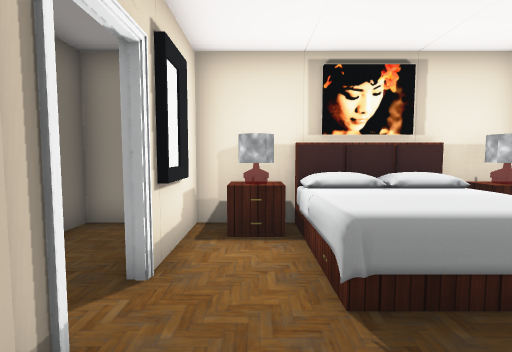
View 1 (above)

24 first-person views from a walk through a scene from a Unity 3-D project. The camera is 1.5 m above the floor, tilts 4° down and sees 85° across. Doors are open. The floor is counted in squares, 1 m on a side. Each view is taken from the middle of a square. On the plan, view 1 faces up. The plan holds only what a view shows up to about 14 squares ahead; the rest is blank. The place goes on beyond the plan. The player is left out. Some surface patterns are stand-ins.

View 2
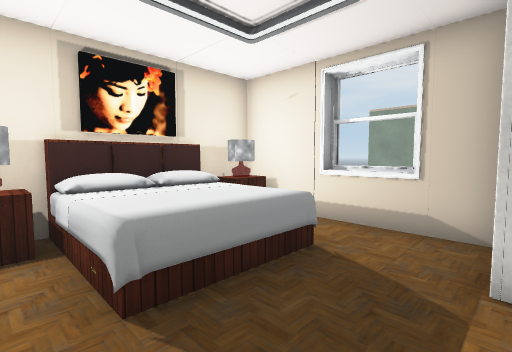

View 3
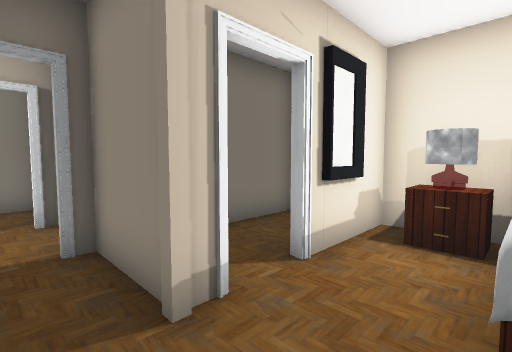

View 4
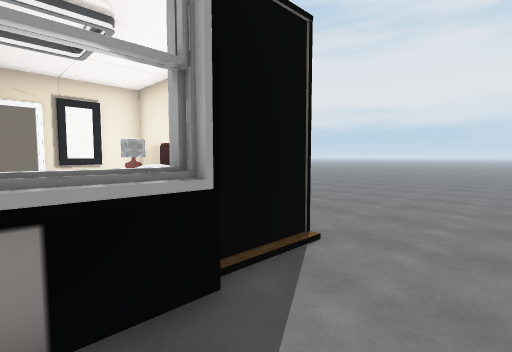

View 5
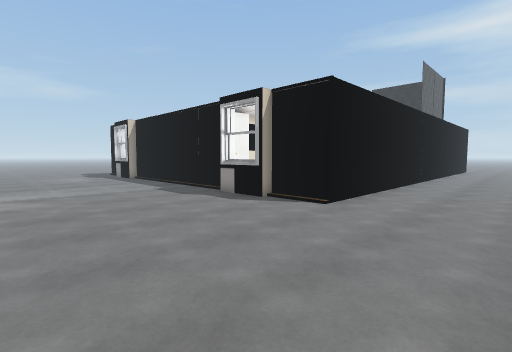

View 6
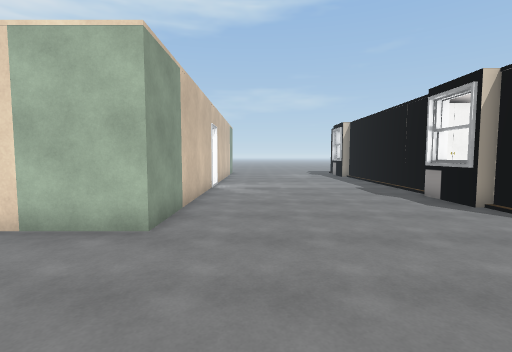

View 7
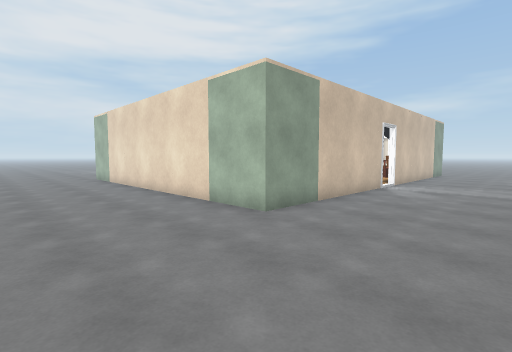

View 8
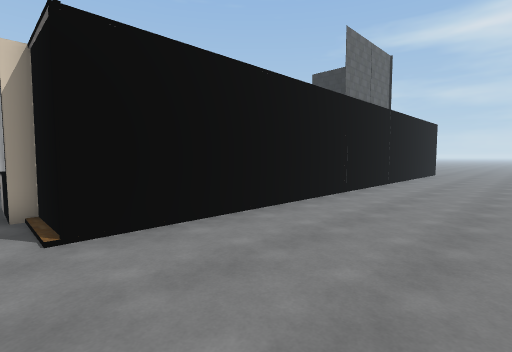

View 9
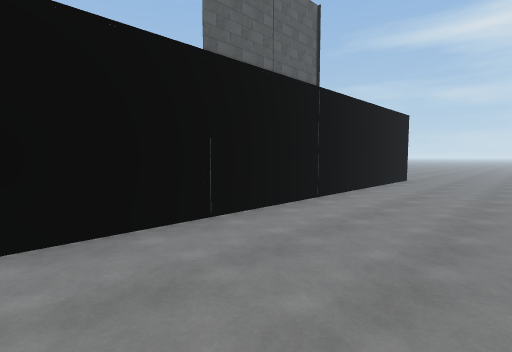

View 10
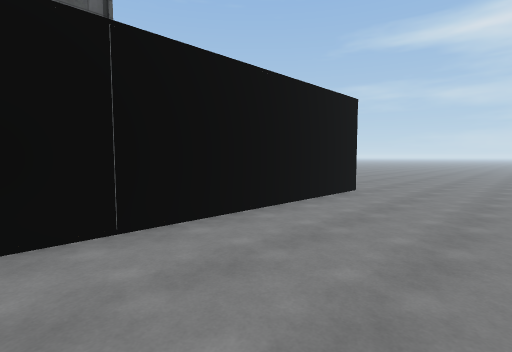

View 11
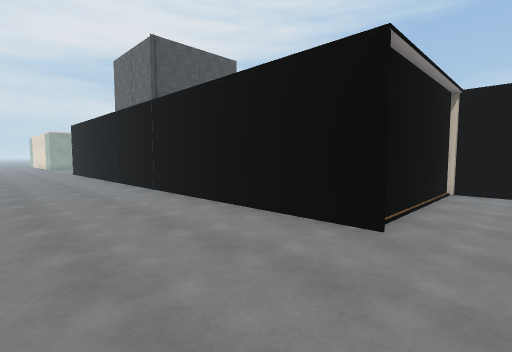

View 12
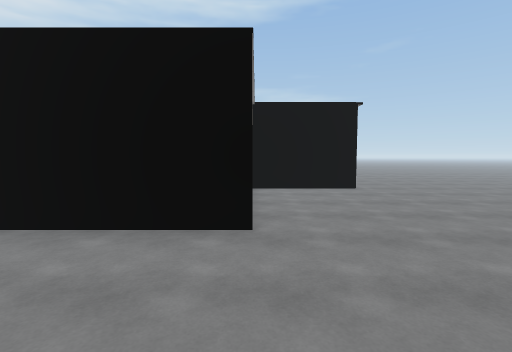

View 13
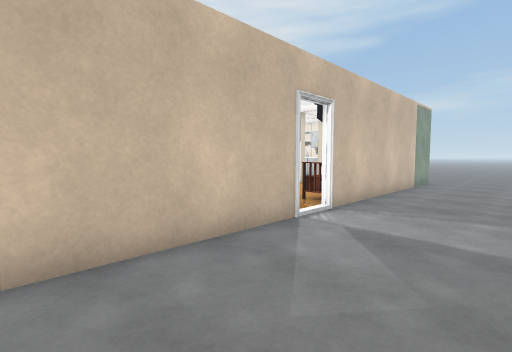

View 14
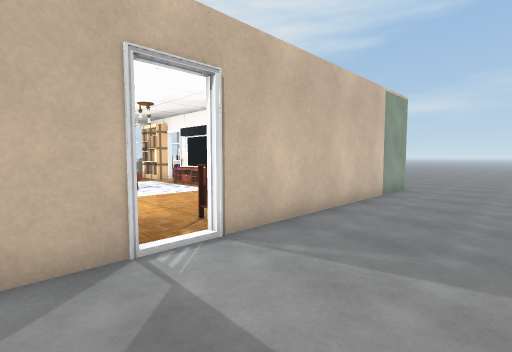

View 15
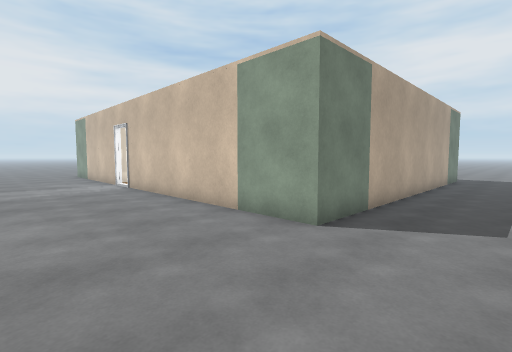

View 16
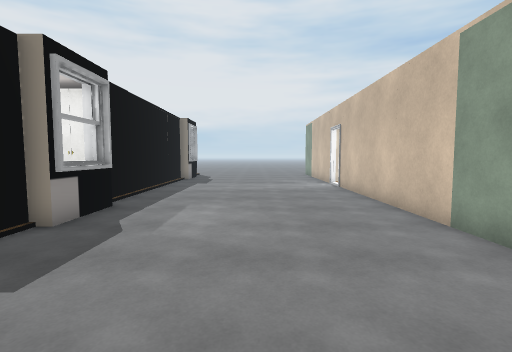

View 17
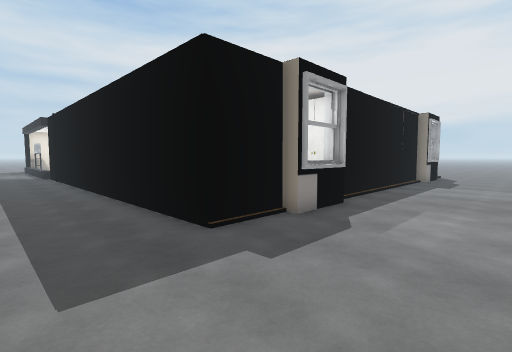

View 18
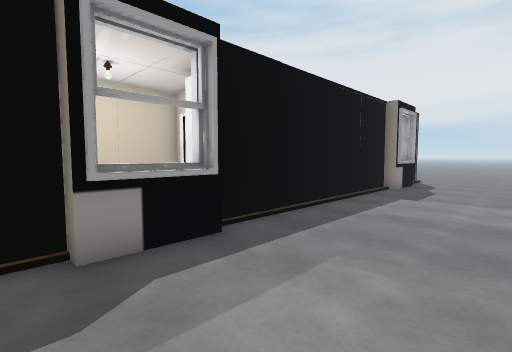

View 19
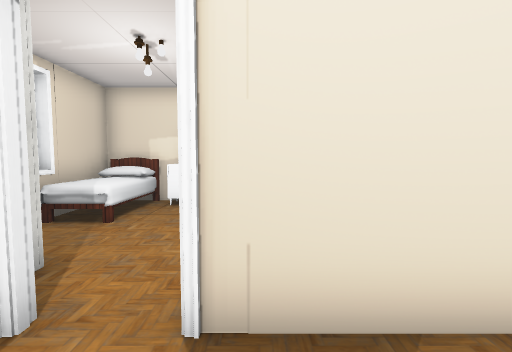

View 20
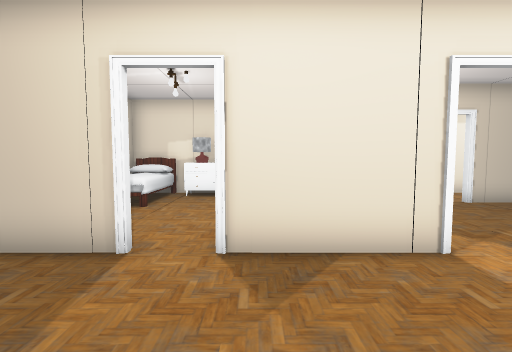

View 21
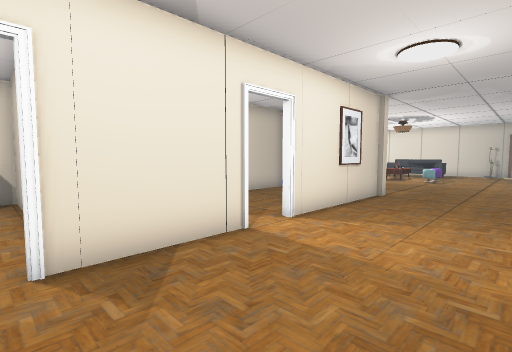

View 22
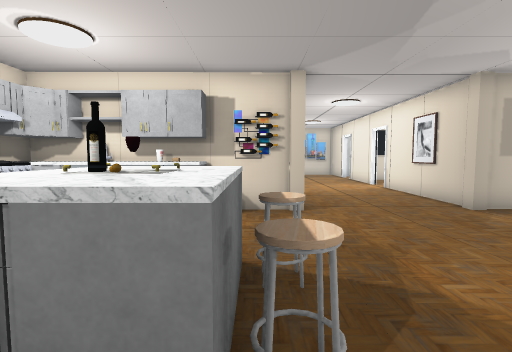

View 23
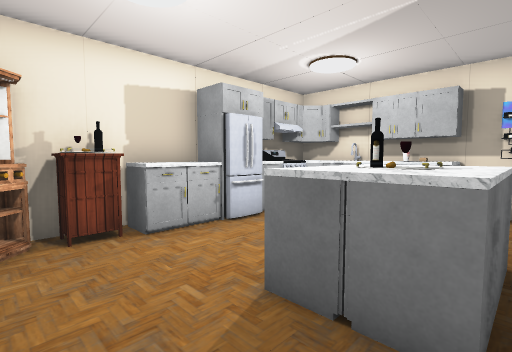

View 24
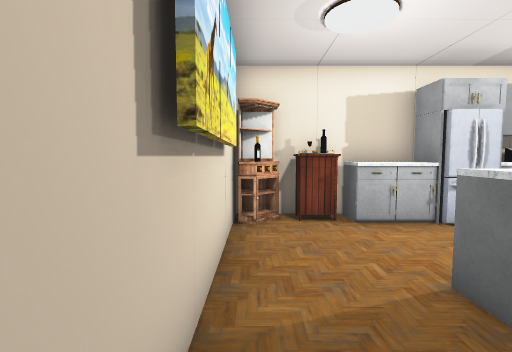

### Floor plan
Points are (right, up) in squares from view 1. A wall is a line through its corners. A room is listed if a view was taken in it or the views show most of it. See-through windows are left out.
Room 1 (views 1, 2, 3)
walls: (-1.3, 2) (-1.3, 1.4); (-1.6, 1.3) (-3.8, 1.3); (6.2, 1.6) (6.2, 3.6); (6, 0.4) (5.9, 6.3); (-1.3, 6.3) (-1.3, 3.3)
ways out: open door at (-4, 0) to room 3; open door at (-1.5, 2.5)
objects: pillar (-1, 1); other object (0, 5) to (0, 6); bed (1, 3) to (4, 6); table (4, 5); closet (5, 0); other object (5, 5) to (5, 6)
Room 2 (views 4, 5, 6, 7, 8, 9, 10, 11, 12, 13, 14, 15, 16, 17, 18)
walls: (6.1, 1.3) (6.1, -8.2); (6.4, 3.6) (6.4, 1.6); (6.6, -8.5) (6.6, -11.1); (5.5, 6.4) (6, 6.4) (6, 3.9) (6.6, 3.9) (6.6, 1.3); (1.6, -6.5) (1.2, -6.5); (6.4, -8.9) (6.4, -10.8); (15.2, -1.8) (15.2, 6.4) (17.5, 6.4); (6.1, -11.1) (6.2, -13.7) (5.5, -13.7); (1.2, -11.9) (1.2, -13.5); (6.1, -13.5) (6, -10.3); (1.6, -13.7) (0.5, -13.7); (-3.4, -13.7) (-5.5, -13.7); (-9.2, 4.6) (-9.2, 6.3); (19.5, -13.7) (15.2, -13.7) (15.2, -3.1); (-10.2, 4.8) (-10.6, 5.2); (-8.9, -11) (-5.9, -11); (-12.6, 6.4) (-0.4, 6.4); (-15.6, 6.4) (-14.4, 6.4); (-18.6, -0.4) (-18.6, 5.5); (-18.5, 6.1) (-18.5, 4.4); (-19, 6.4) (-18.4, 6.4); (-21.5, -1.1) (-19.5, -1.1)
ways out: opening at (-19, 2) to room 3; opening at (-13, 7.3) to room 3; open door at (-2.7, -6.3) to room 3; open door at (2.3, -6.3) to room 3; opening at (16, 7); open door at (-5, -11); open door at (15, -2.5)
objects: cabinet (-18, 5) to (-18, 6); other object (-17, 6); bottle (-16, 6); stove (-11, 5) to (-11, 6); other object (3, -13) to (4, -13); bed (4, -13) to (5, -10); closet (4, -8) to (5, -7)
Room 3 (views 19, 20, 21, 22, 23, 24)
walls: (-9.1, -7.3) (-9.1, -6.6); (-8.6, -6.3) (-3.4, -6.3); (-15.8, 0.4) (-15.8, 2.1); (-9.2, 0.4) (-9.2, 4.6); (-9.1, 1.3) (-10.3, 1.3); (-10.2, 3.4) (-10.2, 4.8); (-2.1, -6.3) (1.6, -6.3); (-11.8, 5.2) (-12.6, 5.2); (-14.5, 5.2) (-15.9, 5.2); (-18.5, 4.4) (-18.5, -0.5); (-16, 5.4) (-17.1, 5.4); (-14.5, 6.3) (-15.6, 6.3); (2.9, -6.3) (5, -6.3)
ways out: open door at (-4, 0) to room 1; opening at (-19, 2) to room 2; opening at (-13, 7.3) to room 2; open door at (-2.7, -6.3) to room 2; open door at (2.3, -6.3) to room 2; open door at (-6, 0.5)
objects: pillar (-19, -1); other object (-18, 1) to (-18, 3); stool (-15, 0); bottle (-15, 1); stool (-14, 0) to (-13, 0); cabinet (-14, 5) to (-13, 6); other object (-10, 2); other object (-10, 3); pillar (-9, -6); pillar (-9, -1); bottle (-9, 0)

Positions as (right, up) in squares from view 1, and headings:
1: (0, 0), facing up
2: (0, 0), facing up-right
3: (1, 0), facing up-left
4: (9, 2), facing up-left
5: (14, 11), facing down-left
6: (13, 12), facing down
7: (10, 12), facing down-right
8: (7, 12), facing down-left
9: (0, 12), facing down-left
10: (-7, 12), facing down-left
11: (-21, 12), facing down-right
12: (-19, 12), facing down
13: (11, 4), facing down-right
14: (11, 0), facing down-right
15: (10, -17), facing up-right
16: (11, -17), facing up
17: (11, -17), facing up-left
18: (11, -12), facing up-left
19: (1, -4), facing down
20: (1, -2), facing down
21: (2, -2), facing down-left
22: (-17, 0), facing right
23: (-18, 0), facing up-right
24: (-18, -1), facing up
